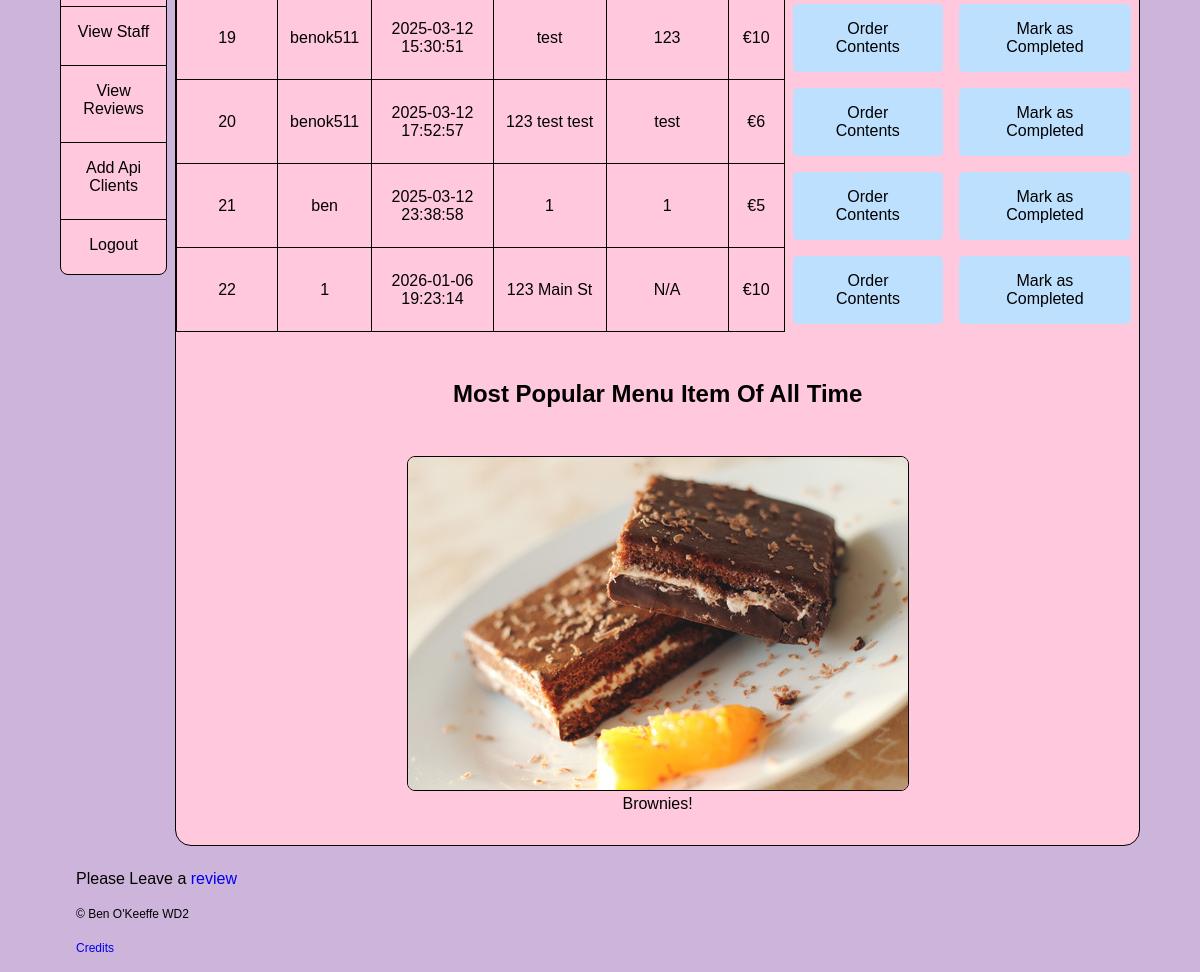
Before: /admin-tools (signed in, lower part) with the older database file.
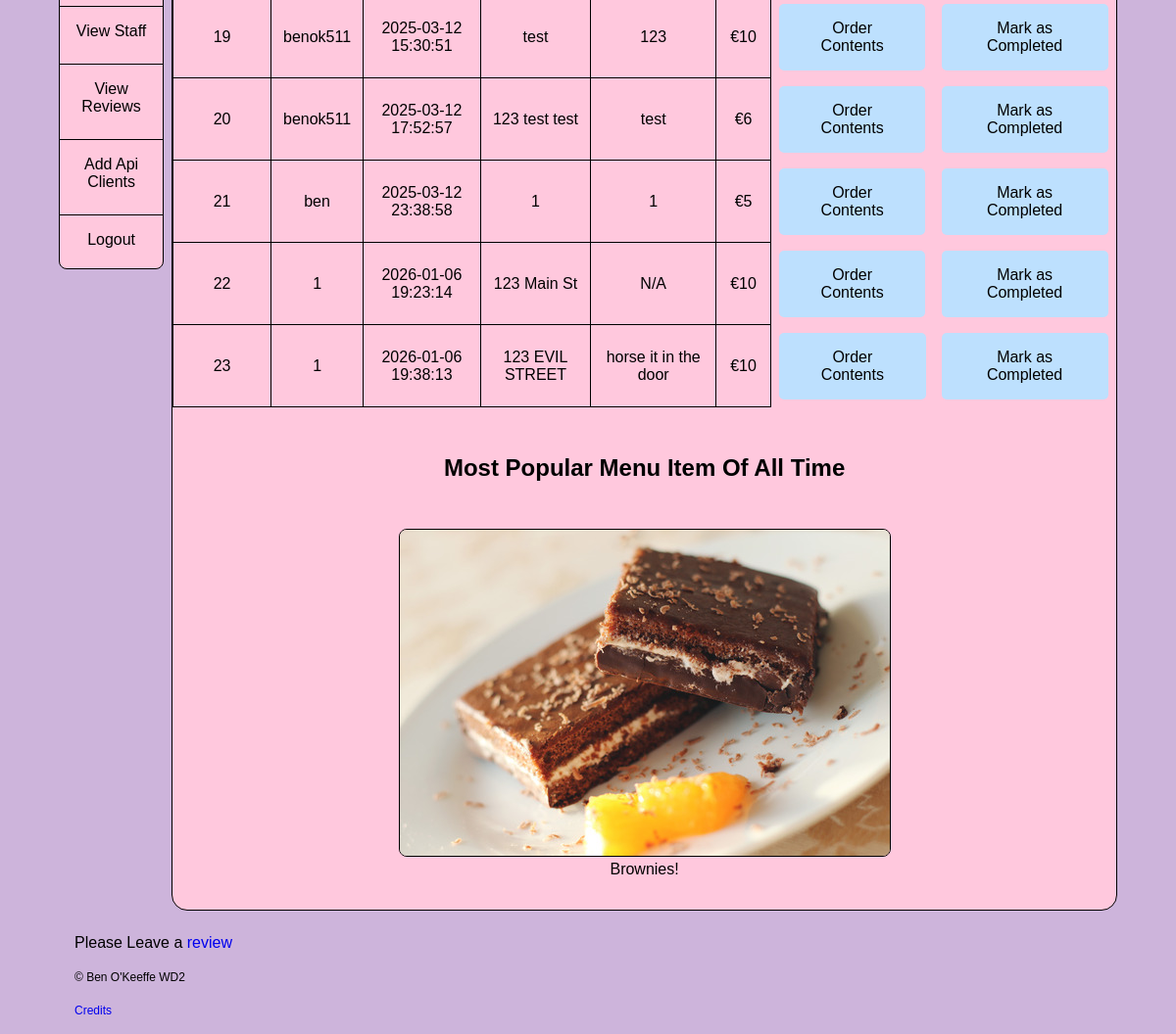
After: the same page with the newer database file.
### tables this page shows
CREATE TABLE placed_order (
    order_num INTEGER PRIMARY KEY AUTOINCREMENT, 
    user_id TEXT NOT NULL,
    order_datetime DATETIME NOT NULL,
    order_address TEXT NOT NULL,
    instructions TEXT DEFAULT 'None',
    price INT NOT NULL, order_progress TEXT DEFAULT 'In Progress',
    FOREIGN KEY (user_id) REFERENCES customers(user_id)
);

CREATE TABLE menu (
    item_id INTEGER PRIMARY KEY AUTOINCREMENT,
    item_name TEXT NOT NULL,
    price INTEGER NOT NULL,
    stock INTEGER NOT NULL,
    image TEXT NOT NULL,
    description text NOT NULL

);

### app.py (the view)
@app.route('/admin-tools')
@login_required
@admin_required
def admin_tools():
    db = get_db()
    orders = db.execute('''SELECT * FROM placed_order WHERE order_progress = "In Progress" ''').fetchall()
    most_popular_item_id = db.execute('''SELECT item_id, MAX(total_qty) FROM
    (SELECT item_id, SUM(quantity) AS total_qty
    FROM in_order
    GROUP BY item_id) AS item_totals;''').fetchone()
    most_popular_item = db.execute('''SELECT * From menu WHERE item_id = ?''', (most_popular_item_id[0],)).fetchone()
    return render_template('admin.html', orders = orders, most_popular_item = most_popular_item, title = 'Current Orders')

### app.py (called while the page is built)
@app.before_request
def load_logged_in_user():
    g.user = session.get('user_id',None)
    g.is_admin = session.get('is_admin',None)

def login_required(view):
    @wraps(view)
    def wrapped_view(*args, **kwargs):
        if g.user is None:
            return redirect(url_for('login', next = request.url))
        return view(*args, **kwargs)
    return wrapped_view

def admin_required(view): #just took your code for the login decorator and changed it to do the same for admin-only pages
    @wraps(view)
    def wrapped_view(*args, **kwargs):
        if g.is_admin is None:
            return redirect(url_for('restricted'))
        return view(*args, **kwargs)
    return wrapped_view

### database.py (called while the page is built)
def get_db():
    if 'db' not in g:
        g.db = sqlite3.connect(DATABASE,
                               detect_types=sqlite3.PARSE_DECLTYPES)
        g.db.row_factory = sqlite3.Row
    return g.db

### templates/admin.html (shortened to what this page needs)
{% extends "base.html" %}
{% block main_content %}
{%if orders %}
<table class="center">
    {% for order in orders %}
    <tr>
        <td>{{order['order_num']}}</td>
        <td>{{order['user_id']}}</td>
        <td>{{order['order_datetime']}}</td>
        <td>{{order['order_address']}}</td>
        <td>
            {% if order['instructions']%}
            {{order['instructions']}}
            {%else%}
            N/A
            {%endif%}
        </td>
        <td>€{{order['price']}}</td>
        <td class="remove"><a class="button" href="{{url_for('order_contents', id = order['order_num'])}}">Order Contents</a></td>
        <td class="remove"><a href="{{url_for('mark_complete', id = order['order_num'] )}}" class="button">Mark as Completed</a></td>
    </tr>
    {%endfor%}
    {%else%}
    <p class="center">All orders have been handled!</p>
    {%endif%}
</table>
<h2>Most Popular Menu Item Of All Time</h2>
<figure>
    <img src="{{url_for('static', filename=most_popular_item['image'])}}" alt="most Popular item">
    <figcaption>{{most_popular_item['item_name']}}!</figcaption>
</figure>
{%endblock%}

### templates/base.html (shortened to what this page needs)
<!DOCTYPE html>
<html lang="en">
<head>
    <link rel="stylesheet" href="{{url_for('static', filename='styles.css')}}">
</head>
<body>
    <nav>
            {% if g.is_admin %}
                <a href="{{url_for('view_staff')}}">View Staff</a>
                <a href="{{url_for('view_reviews')}}">View Reviews</a>
                <a href="{{url_for('addApiClient')}}">Add Api Clients</a>
                <a href="{{url_for('logout')}}">Logout</a>
            {% endif %}
    </nav>
    <main>
        {% block main_content %}
        {% endblock %}
    </main>
    <footer>
        <p>
           Please Leave a <a href="{{url_for('send_review')}}">review</a>
        </p>
        <p>
            <small>&copy; Ben O'Keeffe WD2</small>
        </p>
        <p>
            <small><a href="{{url_for('credits')}}">Credits</a></small>
        </p>
    </footer>
</body>
</html>

### static/styles.css (style rules this page uses)
:root { font-family: sans-serif, 'Times New Roman', Times, serif; font-size: 16px; --colour: black; --mainbgcolour: #ffc8dd; --bgcolour: #cdb4db; --accentcolour: #ffafcc; --accentcolour2: #bde0fe; }
*, *:before, *:after { box-sizing: border-box; }
small { font-size: 12px; }
body { color: var(--colour); background-color: var(--bgcolour); display: grid; grid-template-columns: 1fr 9fr; grid-template-areas: "top top" "ml mr" "bottom bottom"; gap: 0.5em; width: 90%; margin: 0 auto; }
p { margin: 1em; }
.center { text-align: center; }
.button { display: inline-block; padding: 1em 2em; background-color: var(--accentcolour2); color: var(--colour); text-decoration: none; border-radius: 5px; }
h1, h2, h3, h4, h5, h6 { text-align: center; }
main { background-color: var(--mainbgcolour); border: 1.25px solid var(--colour); border-radius: 1em; }
.remove { border: none; }
main>* { margin: 2em 1em; }
table { border-collapse: collapse; margin: 0 auto; text-align: center; }
table { margin-top: 1em; margin-bottom: 1em; }
th,td { border: 1px solid black; padding: 0.5em; }
nav { display: flex; flex-direction: column; flex-wrap: nowrap; align-items: center; justify-content: flex-start; border: 1px solid var(--colour); border-radius: 0.5em; background-color: var(--mainbgcolour); margin-bottom: 1em; }
nav a { margin: 0.25em 0; padding: 0.25em; flex: auto; width: 100%; text-align: center; color: var(--colour); padding: 1em; border-top: 1px solid var(--colour); }
a { text-decoration: none; }
main figure { text-align: center; }
img, iframe { max-width: 100%; }
main img, video { border: 0.5px solid var(--colour); border-radius: 0.5em; }
nav { grid-area: ml; flex-direction: column; flex-wrap: nowrap; align-items: center; align-self: start; justify-content: flex-start; margin-bottom: 1em; }
nav a { border-top: 1px solid var(--colour); padding: 1em; }
main { grid-area: mr; }
footer { grid-area: bottom; }

Changed rows visible on the page:
added placed_order: order_num "23", user_id "1", order_datetime "2026-01-06 19:38:13", order_address "123 EVIL STREET", instructions "horse it in the door", price "10"
